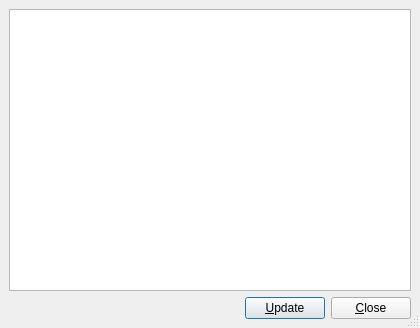
<ui version="4.0" >
 <class>LogUi</class>
 <widget class="QDialog" name="LogUi" >
  <property name="geometry" >
   <rect>
    <x>0</x>
    <y>0</y>
    <width>420</width>
    <height>328</height>
   </rect>
  </property>
  <property name="windowTitle" >
   <string/>
  </property>
  <property name="sizeGripEnabled" >
   <bool>true</bool>
  </property>
  <layout class="QGridLayout" >
   <property name="margin" >
    <number>9</number>
   </property>
   <property name="spacing" >
    <number>6</number>
   </property>
   <item row="0" column="0" >
    <widget class="QTextBrowser" name="logTB" />
   </item>
   <item row="1" column="0" >
    <layout class="QHBoxLayout" >
     <property name="margin" >
      <number>0</number>
     </property>
     <property name="spacing" >
      <number>6</number>
     </property>
     <item>
      <spacer>
       <property name="orientation" >
        <enum>Qt::Horizontal</enum>
       </property>
       <property name="sizeType" >
        <enum>QSizePolicy::Expanding</enum>
       </property>
       <property name="sizeHint" >
        <size>
         <width>20</width>
         <height>20</height>
        </size>
       </property>
      </spacer>
     </item>
     <item>
      <widget class="QPushButton" name="updatePB" >
       <property name="toolTip" >
        <string>Update the display</string>
       </property>
       <property name="text" >
        <string>&amp;Update</string>
       </property>
       <property name="default" >
        <bool>true</bool>
       </property>
      </widget>
     </item>
     <item>
      <widget class="QPushButton" name="closePB" >
       <property name="text" >
        <string>&amp;Close</string>
       </property>
      </widget>
     </item>
    </layout>
   </item>
  </layout>
 </widget>
 <pixmapfunction></pixmapfunction>
 <includes>
  <include location="local" >qt_helpers.h</include>
 </includes>
 <tabstops>
  <tabstop>logTB</tabstop>
  <tabstop>updatePB</tabstop>
  <tabstop>closePB</tabstop>
 </tabstops>
 <resources/>
 <connections/>
</ui>
